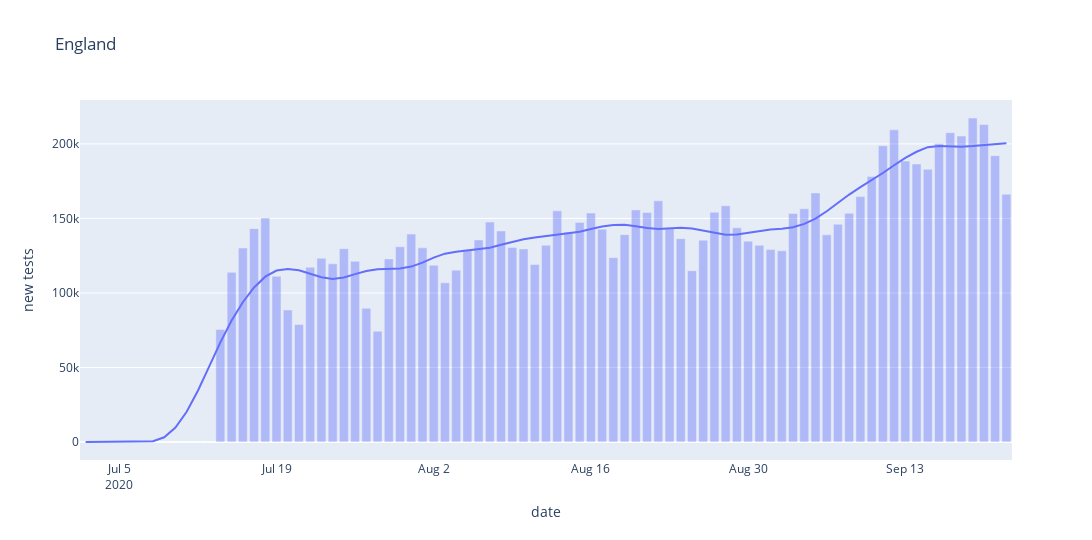

The notebook cell this image was saved under:
### Code cell
plt = px.line(nation, x='date', y='new tests', title='England', width=1280, height=540)
plt.add_trace(px.bar(nation, x='date', y='newTestsByPublishDate', opacity=0.4, width=1280, height=540).data[0])
plt.show()
